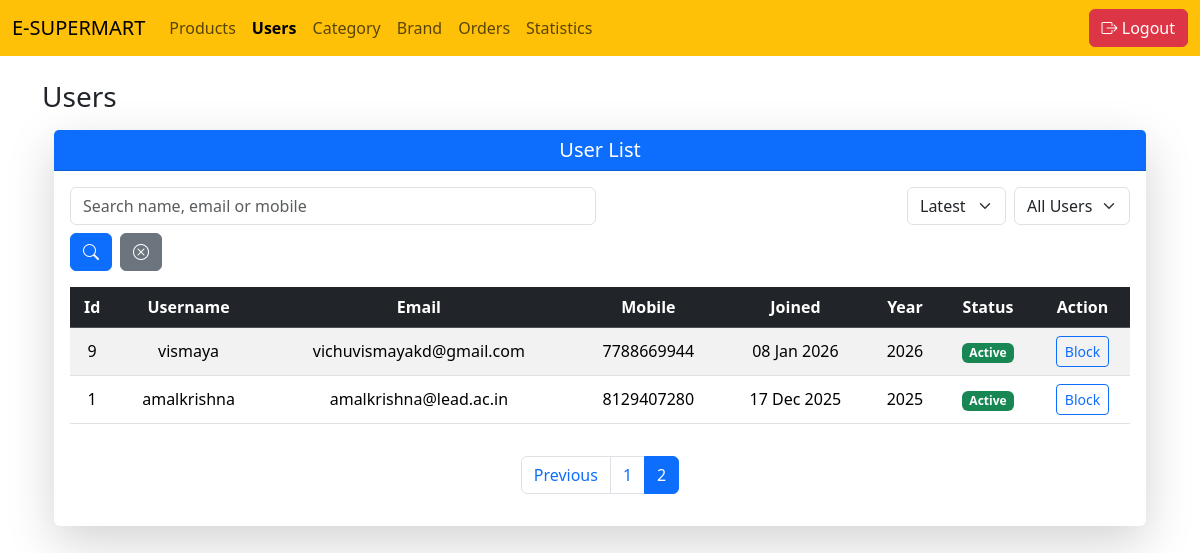
The app's page /adminpanel/admin_dashboard/?page=2&search=&sort=latest&status=None (signed in) with its own data.
### userapp/models.py (models this page shows, shortened)
class Customerdetails(models.Model):
    mobile=models.CharField(max_length=10,unique=True)
    user=models.OneToOneField(User,on_delete=models.CASCADE)
    is_active=models.BooleanField(default=True)
    otp=models.CharField(max_length=6,null=True,blank=True)
    otp_created_at = models.DateTimeField(null=True, blank=True)
    address=models.ForeignKey(CustomerAddress,on_delete=models.CASCADE,null=True, blank=True)
    password_length = models.IntegerField(default=0)

### adminapp/views.py (the view)
    @login_required
    def wrapper(request,*args,**kwargs):
        if not request.user.is_staff:
            return redirect('login_view')
        return fun(request,*args,**kwargs)

### adminapp/views.py (called while the page is built)
def admin_only(fun):
    @login_required
    def wrapper(request,*args,**kwargs):
        if not request.user.is_staff:
            return redirect('login_view')
        return fun(request,*args,**kwargs)
    return wrapper

### adminapp/templates/admin_dashboard.html (shortened to what this page needs)
{% extends "base_page.html" %}
{% block content %}
<h3 class="mb-3">Users</h3>
<div class="container-fluid mt-3">
<div class="card shadow-lg border-0">
<div class="card-header bg-primary text-white text-center">
<h5 class="mb-0">User List</h5>
</div>
<div class="card-body">
<div class="row g-2 mb-3">
<div class="col-12 col-md-6">
<form method="GET" class="d-flex flex-wrap gap-2">
<input type="text"
name="search"
value="{{ search }}"
class="form-control"
placeholder="Search name, email or mobile">
<button class="btn btn-primary">
<i class="bi bi-search"></i>
</button>
<a href="{% url 'users' %}" class="btn btn-secondary">
<i class="bi bi-x-circle"></i>
</a>
</form>
</div>
<div class="col-12 col-md-6 text-md-end">
<form method="GET" class="d-flex flex-wrap justify-content-md-end gap-2">
<select name="sort" onchange="this.form.submit()" class="form-select w-auto">
<option value="latest" {% if sort == "latest" %}selected{% endif %}>Latest</option>
</select>
<select name="status" onchange="this.form.submit()" class="form-select w-auto">
<option value="">All Users</option>
</select>
</form>
</div>
</div>
<div class="table-responsive">
<table class="table table-hover table-striped align-middle">
<thead class="table-dark text-center">
<tr>
<th>Id</th>
<th>Username</th>
<th>Email</th>
<th>Mobile</th>
<th>Joined</th>
<th>Year</th>
<th>Status</th>
<th>Action</th>
</tr>
</thead>
<tbody class="text-center">
{% for i in form %}
<tr>
<td>{{ i.id }}</td>
<td>{{ i.user.username }}</td>
<td>{{ i.user.email }}</td>
<td>{{ i.mobile }}</td>
<td>{{ i.user.date_joined|date:"d M Y" }}</td>
<td>{{ i.user.date_joined|date:"Y" }}</td>
<td>
{% if i.is_active %}
<span class="badge bg-success">Active</span>
{% else %}
<span class="badge bg-danger">Blocked</span>
{% endif %}
</td>
<td>
{% if i.is_active %}
<a href="{% url 'blockuser' i.id %}" class="btn btn-sm btn-outline-primary">
Block
</a>
{% else %}
<a href="{% url 'unblockuser' i.id %}" class="btn btn-sm btn-outline-success">
Unlock
</a>
{% endif %}
</td>
</tr>
{% endfor %}
</tbody>
</table>
</div>
<nav class="mt-3">
<ul class="pagination justify-content-center flex-wrap">
{% if form.has_previous %}
<li class="page-item">
<a class="page-link"
href="?page={{ form.previous_page_number }}&search={{ search }}&sort={{ sort }}&status={{ status }}">
Previous
</a>
</li>
{% endif %}
{% for num in form.paginator.page_range %}
{% if form.number == num %}
<li class="page-item active">
<span class="page-link">{{ num }}</span>
</li>
{% elif num > form.number|add:'-3' and num < form.number|add:'3' %}
<li class="page-item">
<a class="page-link"
href="?page={{ num }}&search={{ search }}&sort={{ sort }}&status={{ status }}">
{{ num }}
</a>
</li>
{% endif %}
{% endfor %}
</ul>
</nav>
</div>
</div>
</div>
{% endblock %}

### records on screen
Customerdetails: id "9", user.username "vismaya", user.email "vichuvismayakd@gmail.com", mobile "7788669944", user.date_joined "08 Jan 2026", user.date_joined "2026", is_active "Active"
Customerdetails: id "1", user.username "amalkrishna", user.email "amalkrishna@lead.ac.in", mobile "8129407280", user.date_joined "17 Dec 2025", user.date_joined "2025", is_active "Active"

### other values on screen
{{ num }} "1"
{{ num }} "2"
